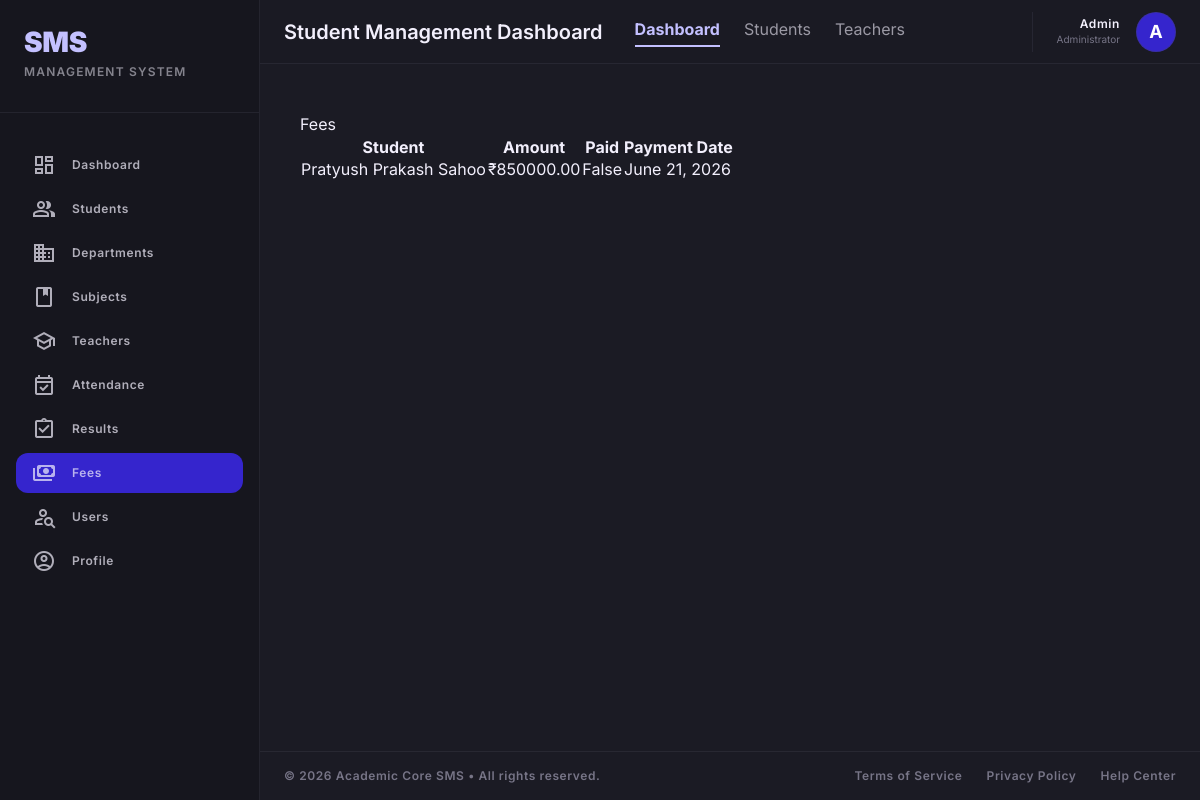
The page /fees/ on the database its author committed.
### StudentManage_app/models.py (models this page shows, shortened)
class Fee(models.Model):
    FEE_TYPES = (
        ('Tuition', 'Tuition'),
        ('Exam', 'Exam'),
        ('Library', 'Library'),
        ('Lab', 'Lab'),
        ('Other', 'Other'),
    )
    student = models.ForeignKey(Student, on_delete=models.CASCADE, related_name='fees')
    fee_type = models.CharField(max_length=20, choices=FEE_TYPES, default='Tuition')
    amount = models.DecimalField(max_digits=10, decimal_places=2)
    paid = models.BooleanField(default=False)
    payment_date = models.DateField(null=True, blank=True)
    due_date = models.DateField(null=True, blank=True)

class Student(models.Model):
    YEAR_CHOICES = (
        ('1st Year', '1st Year'),
        ('2nd Year', '2nd Year'),
        ('3rd Year', '3rd Year'),
        ('4th Year', '4th Year'),
    )
    GENDER_CHOICES = (
        ('Male', 'Male'),
        ('Female', 'Female'),
        ('Other', 'Other'),
    )
    name = models.CharField(max_length=100)
    roll_no = models.CharField(max_length=20, unique=True)
    email = models.EmailField(unique=True)
    phone = models.CharField(max_length=15)
    department = models.ForeignKey(Department, on_delete=models.CASCADE, related_name='students')
    year = models.CharField(max_length=20, choices=YEAR_CHOICES)
    gender = models.CharField(max_length=20, choices=GENDER_CHOICES)
    dob = models.DateField()
    address = models.TextField()
    photo = models.ImageField(upload_to='students/', blank=True, null=True)
    created_at = models.DateTimeField(auto_now_add=True,null=True,blank=True)
    class Meta:
        ordering = ['-name']
    def __str__(self):
        return self.name

### StudentManage_app/views.py (the view)
# urls.py: path('fees/',views.fee_list,name='fee_list'),
def fee_list(request):
    fees = Fee.objects.all()
    return render(request, 'StudentManage_app/fees.html', {'fees': fees})

### StudentManage_app/templates/StudentManage_app/fees.html
{% extends 'base.html' %}
{% block content %}
<div class="card p-4">
<h2>Fees</h2>
<table class="table table-striped">
<thead>
<tr>
<th>Student</th>
<th>Amount</th>
<th>Paid</th>
<th>Payment Date</th>
</tr>
</thead>
<tbody>
{% for fee in fees %}
<tr>
<td>{{ fee.student }}</td>
<td>₹{{ fee.amount }}</td>
<td>{{ fee.paid }}</td>
<td>{{ fee.payment_date }}</td>
</tr>
{% endfor %}
</tbody>
</table>
</div>
{% endblock %}

### StudentManage_app/templates/base.html (style rules this page uses)
body { font-family: 'Inter', sans-serif; }

### rows shown on the page
Fee: student "Pratyush Prakash Sahoo", amount "850000.00", paid "False", payment_date "June 21, 2026"

### other values the page prints
{{ user.username|default:"Admin" }} "Admin"
{{ user.username|default:"A"|slice:":1"|upper }} "A"
